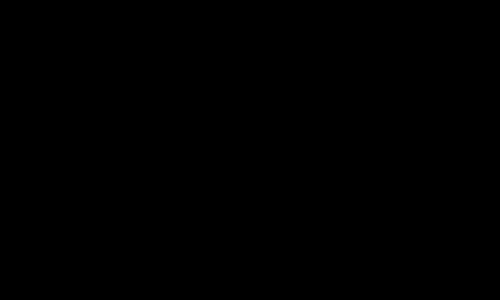
Frame 1 (no input)
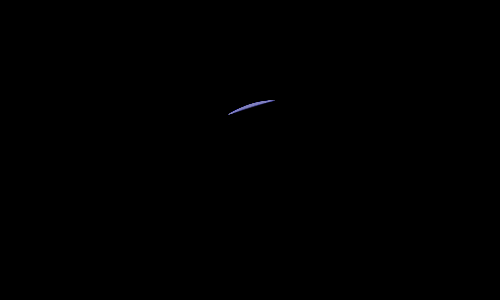
Frame 60 (the mouse pressed at the canvas centre just before this capture)
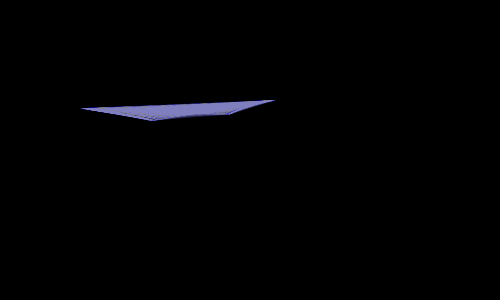
Frame 120 (the mouse held since frame 60 and released just before this capture)

The Processing sketch that drew these frames (run headless with seeded random() and noise(); from frame 60 on, the mouse is pressed at the canvas centre):

// Processing sketch: colourburn
// ── colourburn.pde

// Oct 2008 
// http://www.abandonedart.org
// http://www.zenbullets.com
//
// This work is licensed under a Creative Commons 3.0 License.
// (Attribution - NonCommerical - ShareAlike)
// http://creativecommons.org/licenses/by-nc-sa/3.0/
// 
// This basically means, you are free to use it as long as you:
// 1. give http://www.zenbullets.com a credit
// 2. don't use it for commercial gain
// 3. share anything you create with it in the same way I have
//
// These conditions can be waived if you want to do something groovy with it 
// though, so feel free to email me via http://www.zenbullets.com




//================================= global vars

int num = 140;
int count = 0;
float[] xArr;
float[] yArr;
int r,g,b;

Particle p;

//================================= init

void setup() {
  size(500, 300);
  smooth(); 
  frameRate(30);
  
  clearBackground();
  count = 0;
  restart();
  
  
  p = new Particle();
  
}

void clearBackground() {
  background(0);
}

void restart() {
 if (count > 0) {
   xArr = new float[num];
   yArr = new float[num];
   count = 1; 
 } else {
   xArr = new float[num];
   yArr = new float[num];
 } 
 println("rstart");
 r = int(random(255));
 g = int(random(255));
 b = int(random(255));
}

//================================= frame loop

void draw() {
  drawPoints();
}

  
void drawPoints() {
  
  p.update();
  
  float newx = p.x;
  float newy = p.y;
  
  
  int alph = 2;
  // line to all the others
  for (int i=count;i>0;i--) {
    strokeWeight(1);
    stroke(r, g, b, alph);
    line(newx, newy, xArr[i], yArr[i]);
  }
  
  // next
  count++;
  if (count >= num) {
    restart(); 
  }
  xArr[count] = newx;
  yArr[count] = newy; 
  
  

}

//================================= interaction

void mousePressed() { 
  clearBackground();
  p.init(mouseX, mouseY);
}



//================================= objects

class Particle {
  
  float x, y;           
  float pct = 0.0;
  
  float beginX, beginY; 
  float endX,  endY;    
  float distX,  distY;
  int grey, alph;
  
  float exponent = 2;   // Determines the curve
  float step = 0.005;    // Size of each step along the path
  
  Particle () {
    init(random(width), random(height));
  }
  
  void init(float ex, float why) {
    
    grey = int(random(255));
    alph = int(random(100));
  
    beginX = random(width);
    beginY = random(height);
    
      endX = ex;
      endY = why;
    
    
    distX = endX - beginX;
    distY = endY - beginY;
  }
  
  void update() {
    pct += step;
    if (pct < 1.0) {
      x = beginX + (pct * distX);
      y = beginY + (pow(pct, exponent) * distY);
    } else {
      pct = 0.0;
      beginX = x;
      beginY = y;
      endX = random(width * 2) - (width/2);
      endY = random(height * 2) - (height/2);
      distX = endX - beginX;
      distY = endY - beginY;  
    }
  }
  
}
